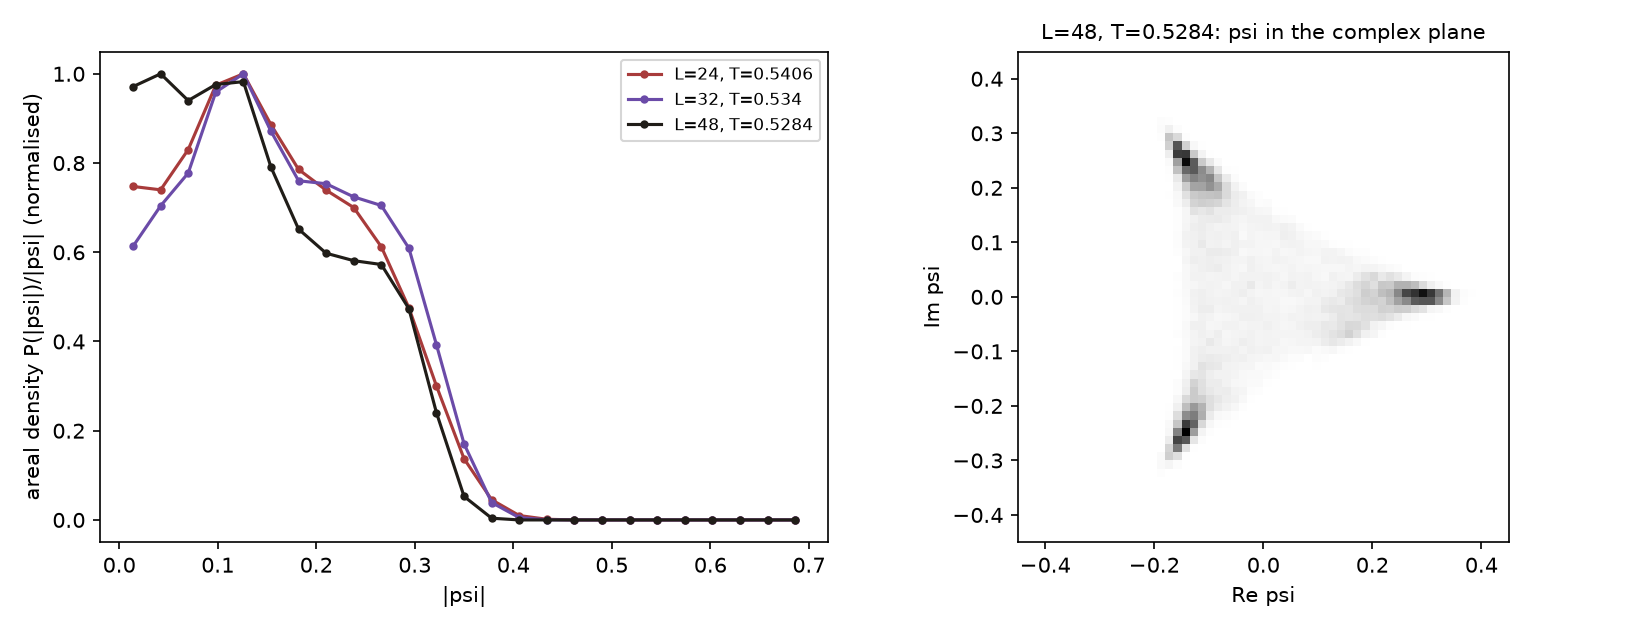

Write the Python code that produced this figure.
"""Order-parameter distribution at the pseudo-critical temperature (C peak)
for the largest sizes: areal density P(|psi|)/|psi| in the complex psi
plane. A single ring = continuous-transition-like; a central (disordered)
plateau coexisting with an ordered ring = incipient phase coexistence."""
import glob

import matplotlib
matplotlib.use("Agg")
import matplotlib.pyplot as plt
import numpy as np

TPK = {24: 0.5406, 32: 0.5340, 48: 0.5284}          # C-peak temperatures (annealed_fss_analysis.py)
fig, ax = plt.subplots(1, 2, figsize=(11, 4.2))
for (L, t), c in zip(TPK.items(), ["#a83b3b", "#6b4ba8", "#201d18"]):
    xs, pts = [], []
    for f in glob.glob(f"results/fss/fss_L{L}_d21_s*.npz"):
        d = np.load(f)
        k = np.argmin(abs(1 / d["betas"] - t))
        if abs(1 / d["betas"][k] - t) < 0.003:
            xs.append(np.hypot(d["re"][:, k], d["im"][:, k]))
            pts.append((d["re"][:, k], d["im"][:, k]))
    x = np.concatenate(xs)
    h, e = np.histogram(x, bins=25, range=(0, 0.7), density=True)
    r = 0.5 * (e[1:] + e[:-1])
    ax[0].plot(r, h / r / (h / r)[:6].max(), "o-", ms=3, color=c, label=f"L={L}, T={t}")
    if L == 48:
        re, im = np.concatenate([p[0] for p in pts]), np.concatenate([p[1] for p in pts])
        ax[1].hist2d(re, im, bins=60, range=[[-0.45, 0.45], [-0.45, 0.45]], cmap="Greys")
        ax[1].set_aspect("equal")
        ax[1].set_title(f"L=48, T={t}: psi in the complex plane", fontsize=10)
ax[0].set_xlabel("|psi|")
ax[0].set_ylabel("areal density P(|psi|)/|psi| (normalised)")
ax[0].legend(fontsize=8)
ax[1].set_xlabel("Re psi")
ax[1].set_ylabel("Im psi")
fig.tight_layout()
fig.savefig("annealed_fss_psi_hist.png", dpi=150)
print("saved annealed_fss_psi_hist.png")
